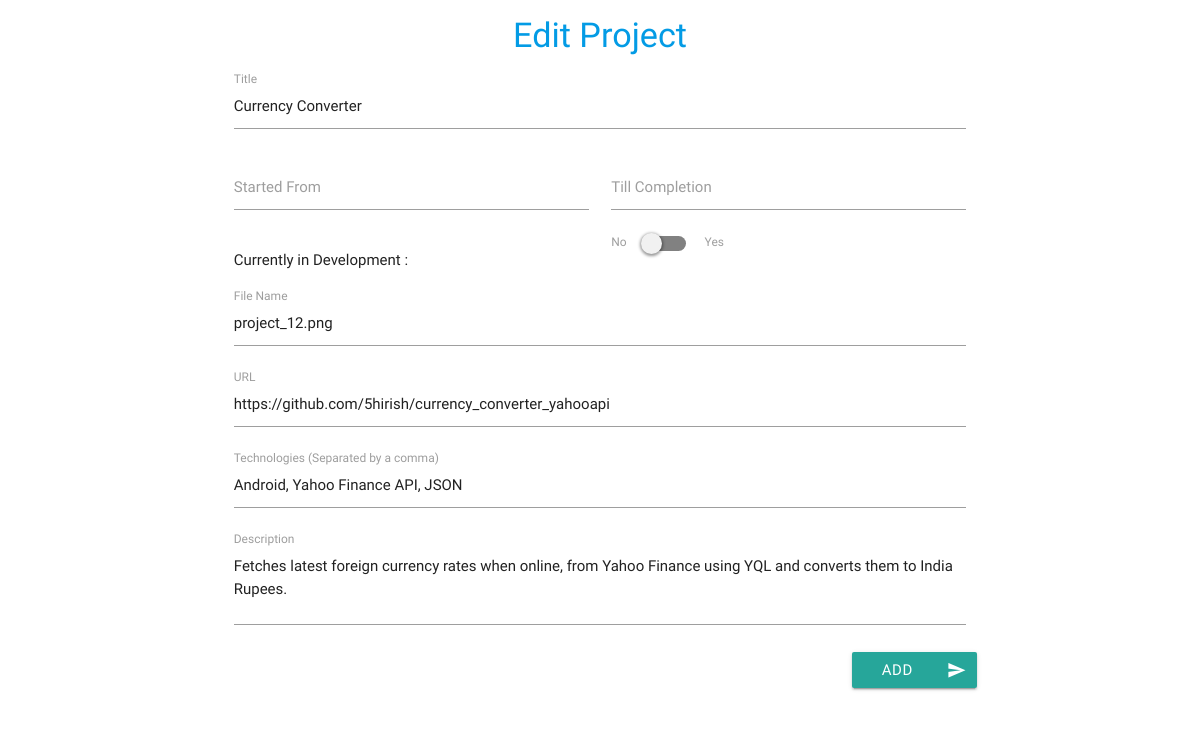
Page /projects/12/edit on the committed database.
### projects/models.py (models this page shows)
class AddProject(models.Model):
    default_link = "https://github.com/5hirish"
    default_file = "proj_0.png"
    project_id = models.AutoField(primary_key=True, db_column='pId')
    project_title = models.CharField(max_length=120, null=False, db_column='Title')
    project_start = models.DateField(null=False, db_column='Start_Date')
    project_current = models.BooleanField(null=False, default=True, db_column='Current')
    project_end = models.DateField(default=datetime.date.today, null=False, db_column='End_Date')
    project_file = models.CharField(default=default_file, max_length=50, null=False, db_column='FileName')
    project_url = models.CharField(default=default_link, max_length=250, null=False, db_column='Link')
    project_tech = models.CharField(max_length=250, null=False, db_column='Tech')
    project_description = models.TextField(null=False, db_column='Description')
    class Meta:
        db_table = 'Projects'

### projects/views.py (the view, shortened to what this page needs)
# urls.py: url('^(?P<pid>[0-9]+)/edit$', edit_project)
def edit_project(request, pid=0):
    projects = AddProject.objects.all().filter(project_id=pid)
    if request.method == 'GET':
        if len(projects) > 0:
            return render(request, 'edit_project.html', {"projects": projects})
        else:
            return HttpResponseRedirect("/projects")

### projects/templates/edit_project.html (shortened to what this page needs)
{% load static %}
<!DOCTYPE html>
<html lang="en">
<head>
    <link type="text/css" rel="stylesheet" href="{% get_static_prefix %}css/materialize.min.css" media="screen,projection"/>
    <link href="{% get_static_prefix %}css/style.css" type="text/css" rel="stylesheet" media="screen,projection"/>
</head>
<body>
<a href="/"> <h4 class="center">Edit Project</h4></a>
<div class="row">
    <div class="col s12 m12 l2"></div>
    <div class="col s12 m12 l8">
        {% for project in projects %}
        <div class="row">
            <form class="col s12" method="post" action="">
                <div class="row">
                    <div class="input-field col s12">
                        <input id="title" name="title" type="text" class="validate" value="{{ project.project_title }}" required>
                        <label for="title">Title</label>
                    </div>
                    <div class="input-field col s12 m12 l6">
                        <input id="date_from" name="date_from" type="date" class="datepicker" required>
                        <label for="date_from">Started From</label>
                    </div>
                    <div class="input-field col s12 m12 l6">
                        <input id="date_to" name="date_to" type="date" class="datepicker">
                        <label for="date_to">Till Completion</label>
                    </div>
                    <p class="col s12 m12 l6">Currently in Development : </p>
                    <div class="switch col s12 m12 l6">
                        <label>
                            No
                            <span class="lever"></span>
                            Yes
                        </label>
                      </div>
                    <div class="input-field col s12">
                        <input id="file_name" name="file_name" type="text" value="{{ project.project_file }}" class="validate">
                        <label for="file_name">File Name</label>
                    </div>
                    <div class="input-field col s12">
                        <input id="url_link" name="url_link" type="url" value="{{ project.project_url }}" class="validate">
                        <label for="url_link">URL</label>
                    </div>
                    <div class="input-field col s12">
                        <input id="tech" type="text" name="tech" value="{{ project.project_tech }}" class="validate" required>
                        <label for="tech">Technologies (Separated by a comma)</label>
                    </div>
                    <div class="input-field col s12">
                        <textarea id="description" name="description" class="materialize-textarea">{{ project.project_description }}</textarea>
                        <label for="description">Description</label>
                    </div>
                    <button class="btn waves-effect waves-light col s6 offset-s6 m4 offset-m8 l2 offset-l10" type="submit" name="add_project">Add
                        <i class="material-icons right">send</i>
                    </button>
                </div>
            </form>
        </div>
        {% endfor %}
    </div>
    <div class="col s12 m12 l2"></div>
</div>
</body>
</html>

### static/css/style.css (style rules this page uses)
body { display: flex; min-height: 100vh; flex-direction: column; }
p { line-height: 2rem; }
.material-icons, .icon-text { vertical-align: middle; }

### rows in the picture
AddProject: title "Currency Converter", file_name "project_12.png", url_link "https://github.com/5hirish/currency_converter_yahooapi", tech "Android, Yahoo Finance API, JSON", description "Fetches latest foreign currency rates when online, from Yahoo Finance using YQL and converts them to India Rupees."
